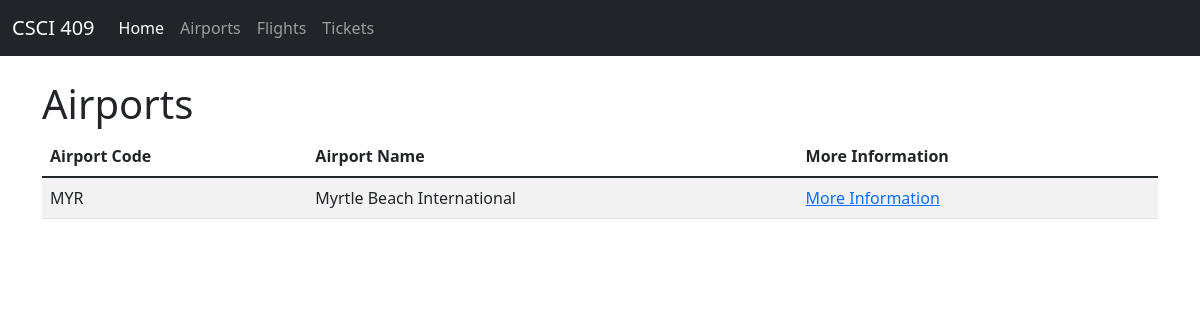
Before: /airports/ with the older database file.
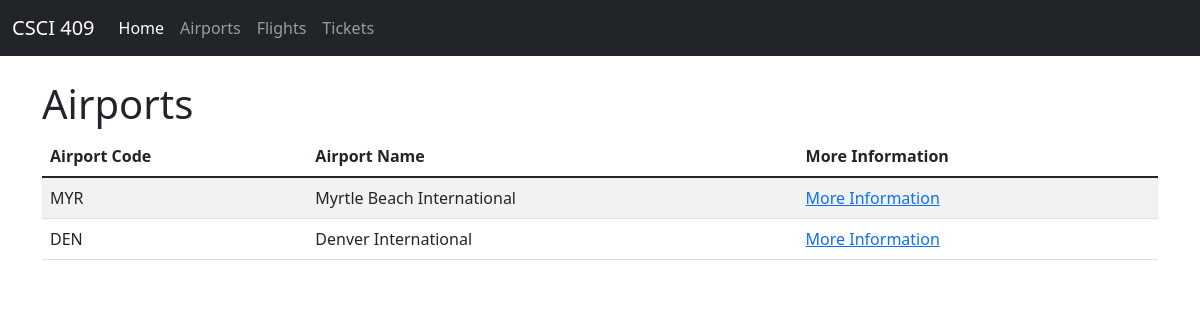
After: the same page with the newer database file.
### airports/models.py (models this page shows)
class Airport(models.Model):
    name = models.CharField(max_length=255)
    airport_code = models.CharField(max_length=3)
    address = models.CharField(max_length=255)
    city = models.CharField(max_length=255)
    state = models.CharField(max_length=2)
    zipcode = models.CharField(max_length=5)
    is_open = models.BooleanField()

### airports/views.py (the view)
# urls.py: path('/', views.index),
def index(request):
    airports = Airport.objects.all()
    context = {'airports': airports}
    return render(request, 'airports/index.html', context)

### airports/templates/airports/index.html
{% extends 'base.html' %}
{% block content %}
<h1>Airports</h1>
<table class="table table-striped">
    <thead>
        <tr>
            <th scope="col">Airport Code</th>
            <th scope="col">Airport Name</th>
            <th scope="col">More Information</th>
        </tr>
    </thead>
    <tbody>
        {% for airport in airports %}
            <tr>
                <td>{{ airport.airport_code }}</td>
                <td>{{ airport.name }}</td>
                <td><a href="/airports/{{ airport.airport_code }}">More Information</a></td>
            </tr>
        {% endfor %}
    </tbody>
</table>
{% endblock %}

Changed rows visible on the page:
added Airport: airport_code "DEN", name "Denver International"
